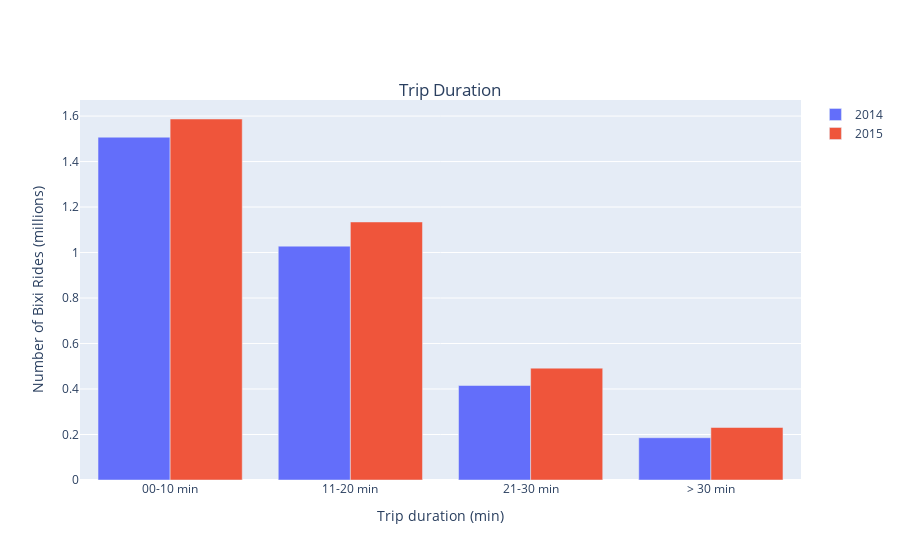

Notebook code cell kept with this figure:
### Code cell
########################
# PLOT 3 Trip Duration #
########################

plot_df = df.groupby(
    by = ['yyyy','trip_length'],
    as_index = False).agg(
        rides = ('rides','sum')
)

# Initiate plotly graph object
fig = go.Figure()

# Define trip duration groups for x axis
x = plot_df['trip_length'].unique()

# Add a bar for each year
for year in plot_df['yyyy'].unique():
    
    cond = plot_df['yyyy'] == year
    
    fig.add_trace(
            go.Bar(
                name = str(year),
                x = x,
                y = plot_df.loc[cond,'rides']/1_000_000, # Numbers in millions of rides
            )
    )


fig.update_layout(
    barmode = 'group',
    hovermode = 'x unified',

    # Set uniform minimum textsize and force show
    # For max size, refer to textfont_size in update_traces
    uniformtext = dict(
        minsize = 9,
        mode = 'show'
    ),

    # Set title properties
     title = dict(
         text = f"Trip Duration",
         x = 0.5,
         y = 0.85,
         xanchor = 'center',
         yanchor = 'top'
     ),

    # Set xaxis properties
    xaxis = dict(
        title = "Trip duration (min)",
        #titlefont_size = 14,
        tickfont_size = 12,
        #tickangle = -90,
        tickvals = x,
        side = 'bottom'
    ),
    # Set yaxis properties
    yaxis = dict(
        title = f"Number of Bixi Rides (millions)",
        titlefont_size = 14,
        tickfont_size = 12
    )
)

#################
# END OF PLOT 3 #
#################

fig.show()

### Figure 1 — Plotly figure (JSON) as saved in the notebook; plotly's stock layout.template omitted (floating-point values rounded to 4 significant figures)
{"data": [{"name": "2014", "type": "bar", "x": ["00-10 min", "11-20 min", "21-30 min", "> 30 min"], "y": [1.507, 1.028, 0.4154, 0.1859]}, {"name": "2015", "type": "bar", "x": ["00-10 min", "11-20 min", "21-30 min", "> 30 min"], "y": [1.587, 1.134, 0.4917, 0.2307]}], "layout": {"autosize": true, "barmode": "group", "hovermode": "x unified", "title": {"text": "Trip Duration", "x": 0.5, "xanchor": "center", "y": 0.85, "yanchor": "top"}, "uniformtext": {"minsize": 9, "mode": "show"}, "xaxis": {"autorange": true, "range": [-0.5, 3.5], "side": "bottom", "tickfont": {"size": 12}, "tickvals": ["00-10 min", "11-20 min", "21-30 min", "> 30 min"], "title": {"text": "Trip duration (min)"}, "type": "category"}, "yaxis": {"autorange": true, "range": [0, 1.671], "tickfont": {"size": 12}, "title": {"font": {"size": 14}, "text": "Number of Bixi Rides (millions)"}, "type": "linear"}}}
